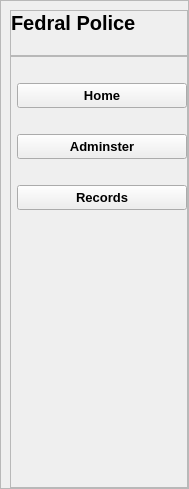
        <widget class="QCustomSlideMenu" name="left" native="true">
         <property name="sizePolicy">
          <sizepolicy hsizetype="Minimum" vsizetype="Preferred">
           <horstretch>0</horstretch>
           <verstretch>0</verstretch>
          </sizepolicy>
         </property>
         <property name="minimumSize">
          <size>
           <width>0</width>
           <height>489</height>
          </size>
         </property>
         <property name="maximumSize">
          <size>
           <width>0</width>
           <height>16777215</height>
          </size>
         </property>
         <property name="autoFillBackground">
          <bool>false</bool>
         </property>
         <property name="styleSheet">
          <string notr="true"/>
         </property>
         <layout class="QVBoxLayout" name="verticalLayout_3">
          <property name="spacing">
           <number>0</number>
          </property>
          <property name="sizeConstraint">
           <enum>QLayout::SetDefaultConstraint</enum>
          </property>
          <property name="leftMargin">
           <number>0</number>
          </property>
          <property name="topMargin">
           <number>0</number>
          </property>
          <property name="rightMargin">
           <number>0</number>
          </property>
          <property name="bottomMargin">
           <number>0</number>
          </property>
          <item>
           <widget class="QFrame" name="frame_1">
            <property name="frameShape">
             <enum>QFrame::StyledPanel</enum>
            </property>
            <property name="frameShadow">
             <enum>QFrame::Raised</enum>
            </property>
            <layout class="QVBoxLayout" name="verticalLayout_4">
             <property name="spacing">
              <number>0</number>
             </property>
             <property name="sizeConstraint">
              <enum>QLayout::SetDefaultConstraint</enum>
             </property>
             <property name="leftMargin">
              <number>9</number>
             </property>
             <property name="topMargin">
              <number>9</number>
             </property>
             <property name="rightMargin">
              <number>0</number>
             </property>
             <property name="bottomMargin">
              <number>0</number>
             </property>
             <item alignment="Qt::AlignTop">
              <widget class="QFrame" name="frame_3">
               <property name="frameShape">
                <enum>QFrame::StyledPanel</enum>
               </property>
               <property name="frameShadow">
                <enum>QFrame::Raised</enum>
               </property>
               <layout class="QHBoxLayout" name="horizontalLayout_10">
                <property name="spacing">
                 <number>0</number>
                </property>
                <property name="leftMargin">
                 <number>0</number>
                </property>
                <property name="topMargin">
                 <number>0</number>
                </property>
                <property name="rightMargin">
                 <number>0</number>
                </property>
                <property name="bottomMargin">
                 <number>20</number>
                </property>
                <item>
                 <widget class="QLabel" name="label_6">
                  <property name="font">
                   <font>
                    <pointsize>15</pointsize>
                    <weight>75</weight>
                    <bold>true</bold>
                   </font>
                  </property>
                  <property name="text">
                   <string>Fedral Police</string>
                  </property>
                 </widget>
                </item>
               </layout>
              </widget>
             </item>
             <item>
              <widget class="QFrame" name="frame_5">
               <property name="sizePolicy">
                <sizepolicy hsizetype="Preferred" vsizetype="Expanding">
                 <horstretch>0</horstretch>
                 <verstretch>0</verstretch>
                </sizepolicy>
               </property>
               <property name="frameShape">
                <enum>QFrame::StyledPanel</enum>
               </property>
               <property name="frameShadow">
                <enum>QFrame::Raised</enum>
               </property>
               <layout class="QVBoxLayout" name="verticalLayout_5">
                <property name="spacing">
                 <number>0</number>
                </property>
                <property name="sizeConstraint">
                 <enum>QLayout::SetDefaultConstraint</enum>
                </property>
                <property name="leftMargin">
                 <number>6</number>
                </property>
                <property name="topMargin">
                 <number>0</number>
                </property>
                <property name="rightMargin">
                 <number>0</number>
                </property>
                <property name="bottomMargin">
                 <number>250</number>
                </property>
                <item alignment="Qt::AlignLeft">
                 <widget class="QPushButton" name="Create_Account">
                  <property name="sizePolicy">
                   <sizepolicy hsizetype="Maximum" vsizetype="Fixed">
                    <horstretch>0</horstretch>
                    <verstretch>0</verstretch>
                   </sizepolicy>
                  </property>
                  <property name="minimumSize">
                   <size>
                    <width>170</width>
                    <height>25</height>
                   </size>
                  </property>
                  <property name="font">
                   <font>
                    <pointsize>10</pointsize>
                    <weight>75</weight>
                    <bold>true</bold>
                   </font>
                  </property>
                  <property name="styleSheet">
                   <string notr="true">QPushButton:hover{background-color: rgb(223, 223, 223);
}</string>
                  </property>
                  <property name="text">
                   <string>Home</string>
                  </property>
                  <property name="icon">
                   <iconset resource="1/2.qrc">
                    <normaloff>:/icon1/icons/home.svg</normaloff>:/icon1/icons/home.svg</iconset>
                  </property>
                  <property name="iconSize">
                   <size>
                    <width>25</width>
                    <height>25</height>
                   </size>
                  </property>
                 </widget>
                </item>
                <item alignment="Qt::AlignLeft">
                 <widget class="QPushButton" name="Police_Records">
                  <property name="minimumSize">
                   <size>
                    <width>170</width>
                    <height>25</height>
                   </size>
                  </property>
                  <property name="font">
                   <font>
                    <pointsize>10</pointsize>
                    <weight>75</weight>
                    <bold>true</bold>
                   </font>
                  </property>
                  <property name="styleSheet">
                   <string notr="true">QPushButton:hover{background-color: rgb(223, 223, 223);
}</string>
                  </property>
                  <property name="text">
                   <string>Adminster</string>
                  </property>
                  <property name="icon">
                   <iconset resource="1/2.qrc">
                    <normaloff>:/icon2/icon_white/user-plus.svg</normaloff>:/icon2/icon_white/user-plus.svg</iconset>
                  </property>
                  <property name="iconSize">
                   <size>
                    <width>25</width>
                    <height>25</height>
                   </size>
                  </property>
                 </widget>
                </item>
                <item alignment="Qt::AlignLeft">
                 <widget class="QPushButton" name="Criminal_Records">
                  <property name="minimumSize">
                   <size>
                    <width>170</width>
                    <height>25</height>
                   </size>
                  </property>
                  <property name="font">
                   <font>
                    <pointsize>10</pointsize>
                    <weight>75</weight>
                    <bold>true</bold>
                   </font>
                  </property>
                  <property name="styleSheet">
                   <string notr="true">QPushButton:hover{background-color: rgb(223, 223, 223);
}</string>
                  </property>
                  <property name="text">
                   <string>Records</string>
                  </property>
                  <property name="icon">
                   <iconset resource="1/2.qrc">
                    <normaloff>:/icon2/icon_white/file.svg</normaloff>:/icon2/icon_white/file.svg</iconset>
                  </property>
                  <property name="iconSize">
                   <size>
                    <width>25</width>
                    <height>25</height>
                   </size>
                  </property>
                 </widget>
                </item>
               </layout>
              </widget>
             </item>
            </layout>
           </widget>
          </item>
         </layout>
        </widget>
